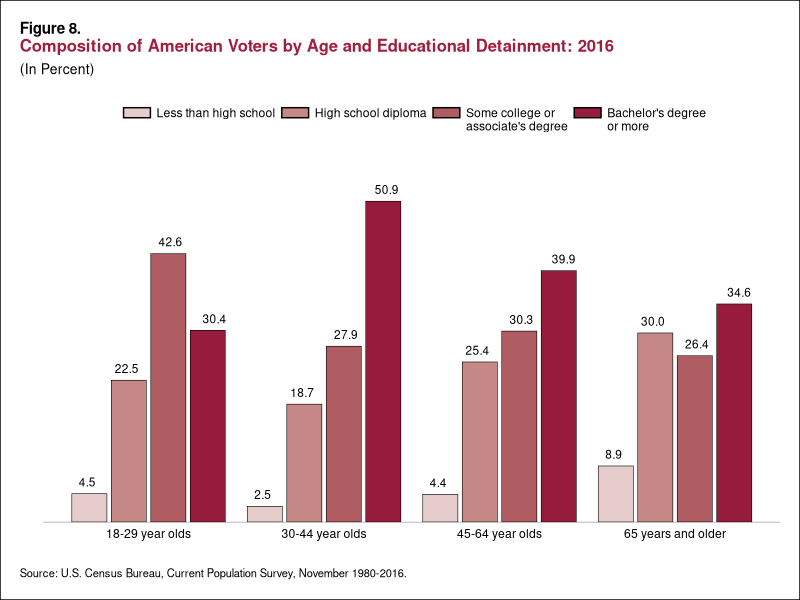
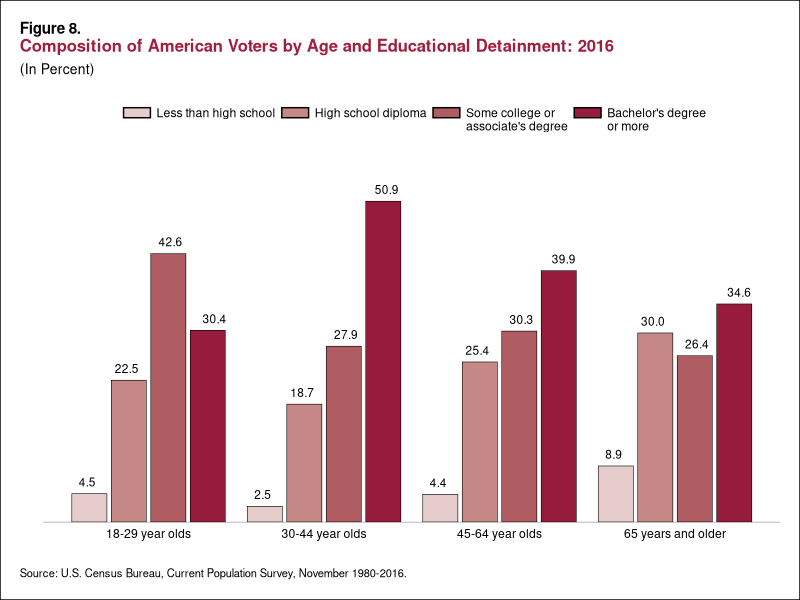

Reproduce these figures in R, in order.
## ---- chunk 1
knitr::opts_chunk$set(echo = TRUE)
## ---- chunk 2
library(tidyverse)
library("ggtext")
library(grid)
library(rlang)



# Colors from https://imagecolorpicker.com/
# Main text: #a21e3c
# Noncit: #af5d62
# No resp: #e6cdcb
# Nonvote: #c58887
# Voters: #971c3c
## ---- chunk 3
age_groups= c("18-29 year olds", "30-44 year olds", "45-64 year olds", "65 years and older")
types= c("Less than high school", "High school diploma", "\nSome college or\nassociate's degree", "\nBachelor's degree\nor more")

pop_colors <- c("#e6cdcb", "#c58887", "#af5d62", "#971c3c")
draw_square <- function(data, params, size) {
  if (is.null(data$size)) {
    data$size <- 0.5
  }
  lwd <- min(data$size, min(size) /4)
  grid::rectGrob(
    width  = unit(1.2, "snpc") - unit(lwd, "mm"),
    height = unit(.5, "snpc") - unit(lwd, "mm"),
    gp = gpar(
      col = data$colour %||% NA,
      fill = alpha(data$fill %||% "grey20", data$alpha),
      lty = data$linetype %||% 1,
      lwd = lwd * .pt,
      linejoin = params$linejoin %||% "mitre",
      lineend = if (identical(params$linejoin, "round")) "round" else "square"
    )
  )
}


vote_data<- tibble(
  vote_type = rep(types, 4),
  pop_groups= rep(age_groups, c(4,4,4,4)),
  amount= c(4.5, 22.5, 42.6, 30.4, 2.5, 18.7, 27.9, 50.9, 4.4, 25.4, 30.3, 39.9, 8.9,30.0,26.4, 34.6),
  amount1= c("   4.5", "22.5", "42.6", "30.4", "   2.5", "18.7", "27.9", "50.9  ", "   4.4", "25.4", "30.3", "39.9 ", "   8.9","30.0","26.4", "34.6 "),
  fill= rep(pop_colors, 4)
)
vote_labels <- tibble(
  vote_type= factor(types, levels= types),
)
vote_data<- vote_data%>%
  mutate(vote_type = factor(vote_type, levels= types),
         pop_groups= factor(pop_groups, levels= age_groups),
         fill= factor(fill, levels= pop_colors))
area<- (ggplot(vote_data, aes(x = pop_groups, 
                      y = amount, 
                      fill = fill, 
                      label = amount1)) +
  geom_col(color = "black", size= .2, width= .8, position= position_dodge(width= .9), key_glyph= draw_square)+
    geom_text(size = 3, 
            position = position_dodge(width=1), aes(y= amount), vjust =-.8, color= "black")+
  scale_fill_manual(values = pop_colors) 
+
 labs(title =  "<span style = 'font-size:11pt; color:#000000'><b>Figure 8.</span><br><span style = 'font-size:12pt; color:#a21e3c'><b>Composition of American Voters by Age and Educational Detainment: 2016</span>",
       subtitle = "(In Percent)",
       y = "",
       x = "",
       caption = "Source: U.S. Census Bureau, Current Population Survey, November 1980-2016.") + scale_fill_manual(labels= types, values= pop_colors, name = ""))

new3<- (area + theme_classic()+
  theme(
           # Needed for using HTML syntax in plot title
           # plot.title = element_markdown(), 
           # Cleaned up some redundancies and combined your theme changes into one layer
           panel.grid = element_blank(),
           plot.background = element_rect(fill = "white", color = "black"),
           panel.grid.major = element_blank(),
           panel.grid.minor = element_blank(),
           plot.title = element_markdown(),
           plot.title.position = "plot",
           plot.caption.position = "plot",
           plot.subtitle = element_text(size = 10, color = "black"), 
           plot.caption = element_text(size = 8, color = "black", hjust = 0),
           axis.ticks = element_blank(),
           axis.line.y = element_blank(),
           axis.text.y= element_blank(),
           legend.position= "top",
           axis.line.x = element_line(size=.1),
           axis.text.x= element_text(color= "black"),
           plot.margin = unit(c(.5,.5,.5,.5), "cm"))
           
+ scale_x_discrete(expand=c(.2,0))
+ scale_y_continuous(expand = expansion(mult = c(0, 0.145))))
new3
ggsave("new3.pdf")
